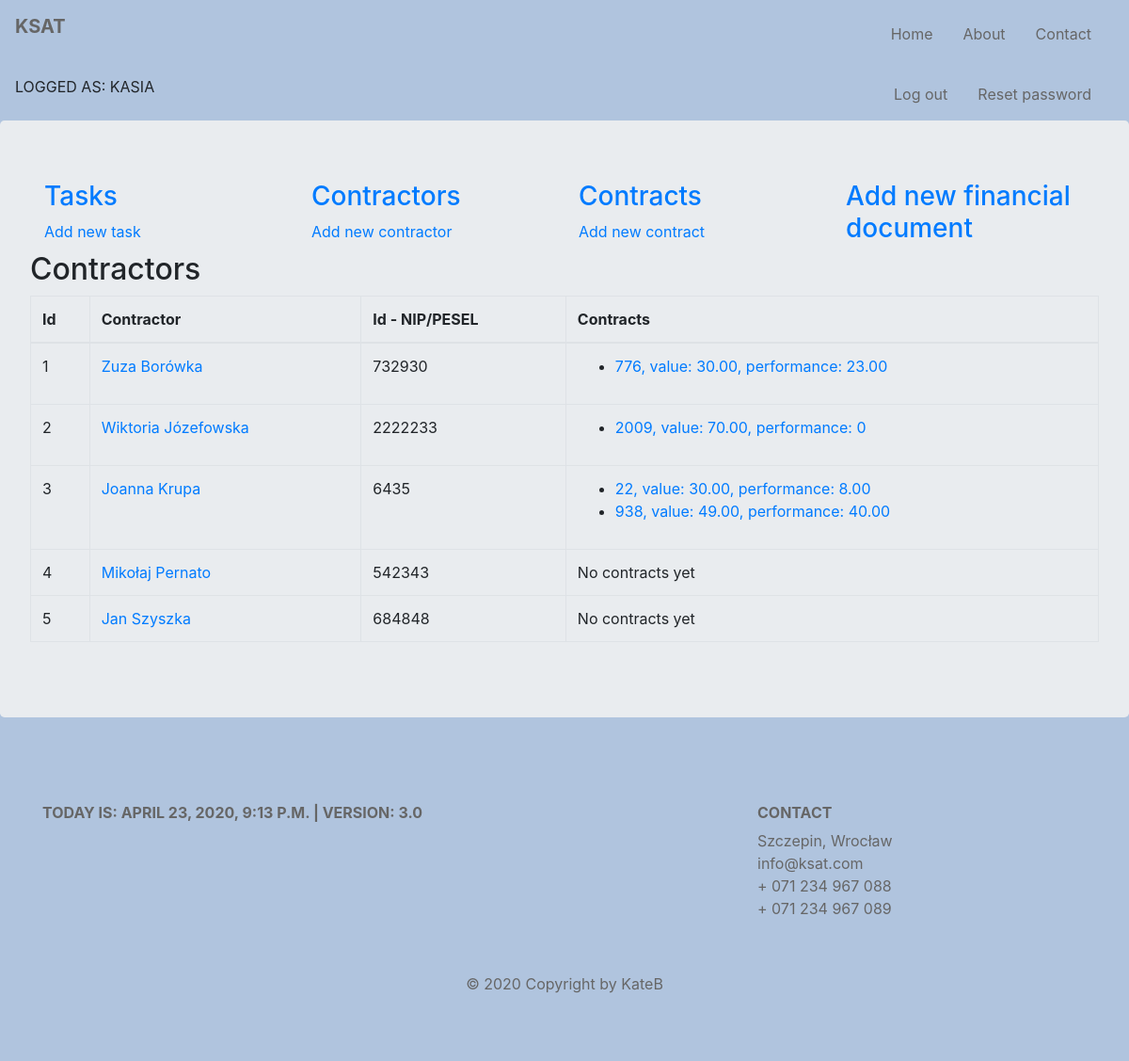
The page /ksat/contractors/ (signed in) on the database as committed earlier.
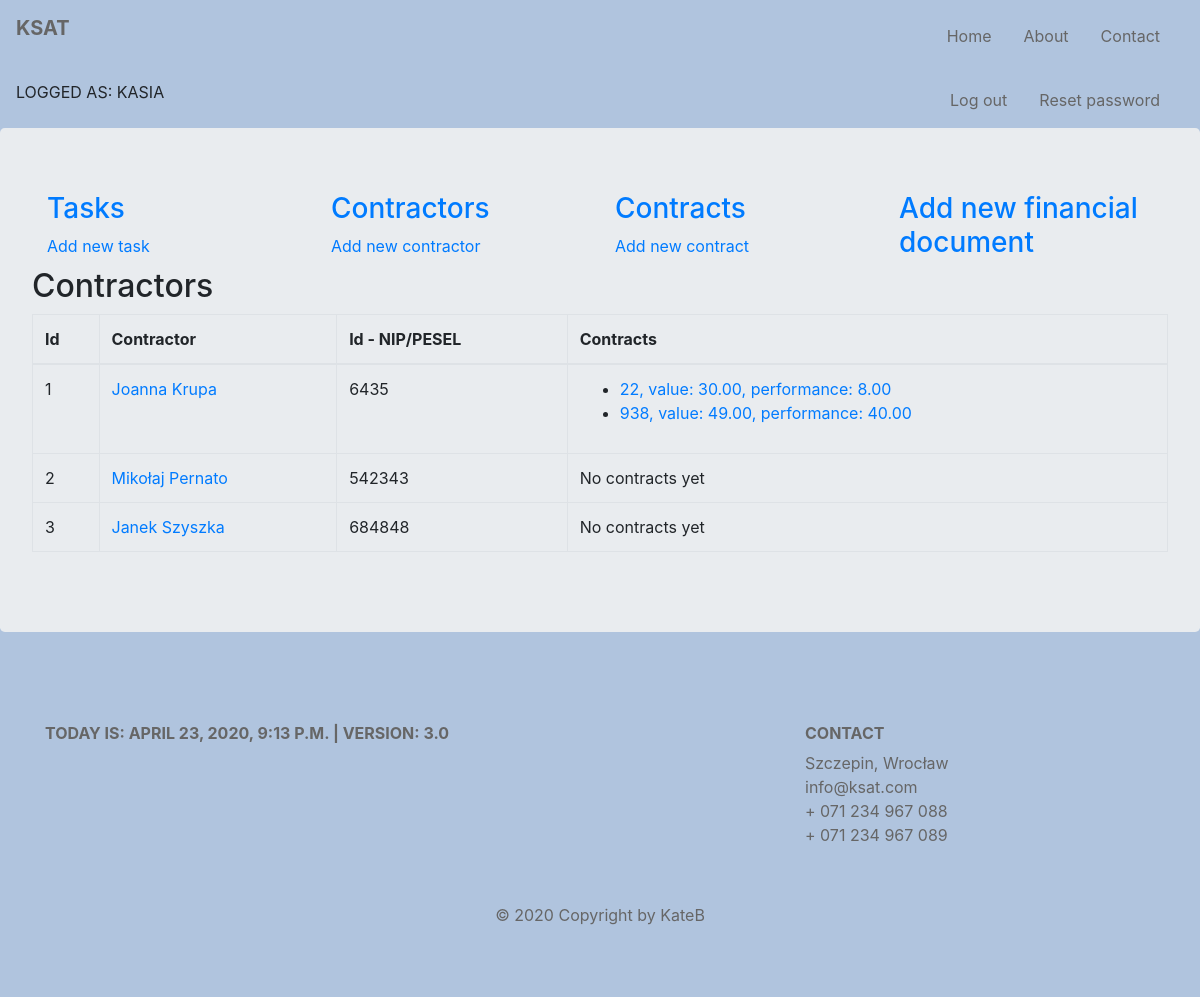
The same page on the database as committed later.
### budget/models.py (models this page shows, shortened)
class Contractor(models.Model):
    name = models.CharField(max_length=128)
    last_name = models.CharField(max_length=128)
    num = models.SmallIntegerField(blank=True)
    slug = models.SlugField(max_length=200, unique=True, null=True, default=None)
    def get_absolute_url(self):
        return reverse('budget:contractor_details', kwargs={'contractor_slug': self.slug})
    def __str__(self):
        return f'{self.name} {self.last_name}'
    class Meta:
        default_related_name = 'contractors'
        ordering = ('last_name',)
        verbose_name = 'contractor'

class Contract(models.Model):
    number = models.CharField(max_length=128, unique=True)
    date = models.DateField()
    task = models.ForeignKey(Task, on_delete=models.CASCADE, related_name='contracts', related_query_name='contract')
    contractor = models.ForeignKey(Contractor, default=None, on_delete=models.CASCADE, related_name='contracts',
                                   related_query_name='contract')
    article = models.ManyToManyField(Articles, through='ContractArticle')
    def contract_value(self):
        value = ContractArticle.objects.filter(contract=self).aggregate(total=Sum('value'))['total']
        if value:
            return round(value, 2)
        return 0
    def contract_performance(self):
        fin_docs = FinancialDocument.objects.filter(contract=self)
        performance = 0
        for fin_doc in fin_docs:
            performance += fin_doc.fin_doc_value()
        return round(performance, 2)
    class Meta:
        default_related_name = 'contract'
        ordering = ('number', 'contractor')
        verbose_name = 'contract'

class FinancialDocument(models.Model):
    contract = models.ForeignKey(Contract, on_delete=models.CASCADE, related_name='fds', related_query_name='fd')
    contractor = models.ForeignKey(Contractor, default=None, on_delete=models.CASCADE, related_name='fds',
                                   related_query_name='fd')
    number = models.CharField(max_length=64, default=None)
    date = models.DateField()
    payment_date1 = models.DateField(blank=True, null=True)
    payment_date2 = models.DateField(blank=True, null=True)
    article = models.ManyToManyField(Articles, through='FinDocumentArticle')
    def fin_doc_value(self):
        value = FinDocumentArticle.objects.filter(fin_doc=self).aggregate(total=Sum('value'))['total']
        if value:
            return round(value, 2)
        return 0
    class Meta:
        default_related_name = 'fds'
        verbose_name = 'finacial_doc'

### budget/views.py (the view)
# urls.py: path('contractors/', views.ContractorView.as_view(), name='contractors'),
class ContractorView(LoginRequiredMixin, ListView):
    login_url = reverse_lazy('budget:login')
    model = Contractor
    template_name = 'budget/contractors.html'
    context_object_name = 'contractors'

### budget/my_context_processor.py (called while the page is built)
def cp(request):
    ctx = {
        "now": django.utils.timezone.now(),
        "version": "3.0"
    }
    return ctx

def recaptcha_site_key(request):
    return {'RECAPTCHA_SITE_KEY': settings.RECAPTCHA_SITE_KEY}

### budget/templates/budget/contractors.html (shortened to what this page needs)
{% extends 'base.html' %}
{% block content %}
    {{ block.super }}
    <h2>Contractors</h2>
    <table class="table table-bordered">
        <thead>
        <tr>
            <th scope="col">Id</th>
            <th scope="col">Contractor</th>
            <th scope="col">Id - NIP/PESEL</th>
            <th scope="col">Contracts</th>
        </tr>
        </thead>
        <tbody>
        {% for contractor in contractors %}
            <tr>
                <td>{{ forloop.counter }}</td>
                <td><a href="{{ contractor.get_absolute_url }}">{{ contractor }}</a></td>
                <td>{{ contractor.num }}</td>
                <td>{% if contractor.contracts.all %}
                 <ul>   {% for contract in  contractor.contracts.all %}
                            <li><a href="{% url 'budget:contract_details' contract.id %}">{{ contract.number }},
                                value: {{ contract.contract_value }},
                                performance: {{ contract.contract_performance }}</a></li>
                    {% endfor %}</ul>
                {% else %}
                    No contracts yet
                {% endif %}</td>
            </tr>
        {% endfor %}
        </tbody>
    </table>
{% endblock %}

Rows that differ between the two databases and show on the page:
removed Contractor: name+last_name "Zuza Borówka", num "732930"
removed Contract: number "776", contract_value "30.00", contract_performance "23.00", shown under "Zuza Borówka"
removed Contractor: name+last_name "Wiktoria Józefowska", num "2222233"
removed Contract: number "2009", contract_value "70.00", contract_performance "0", shown under "Wiktoria Józefowska"
changed Contractor: name+last_name "Jan Szyszka" → "Janek Szyszka"
